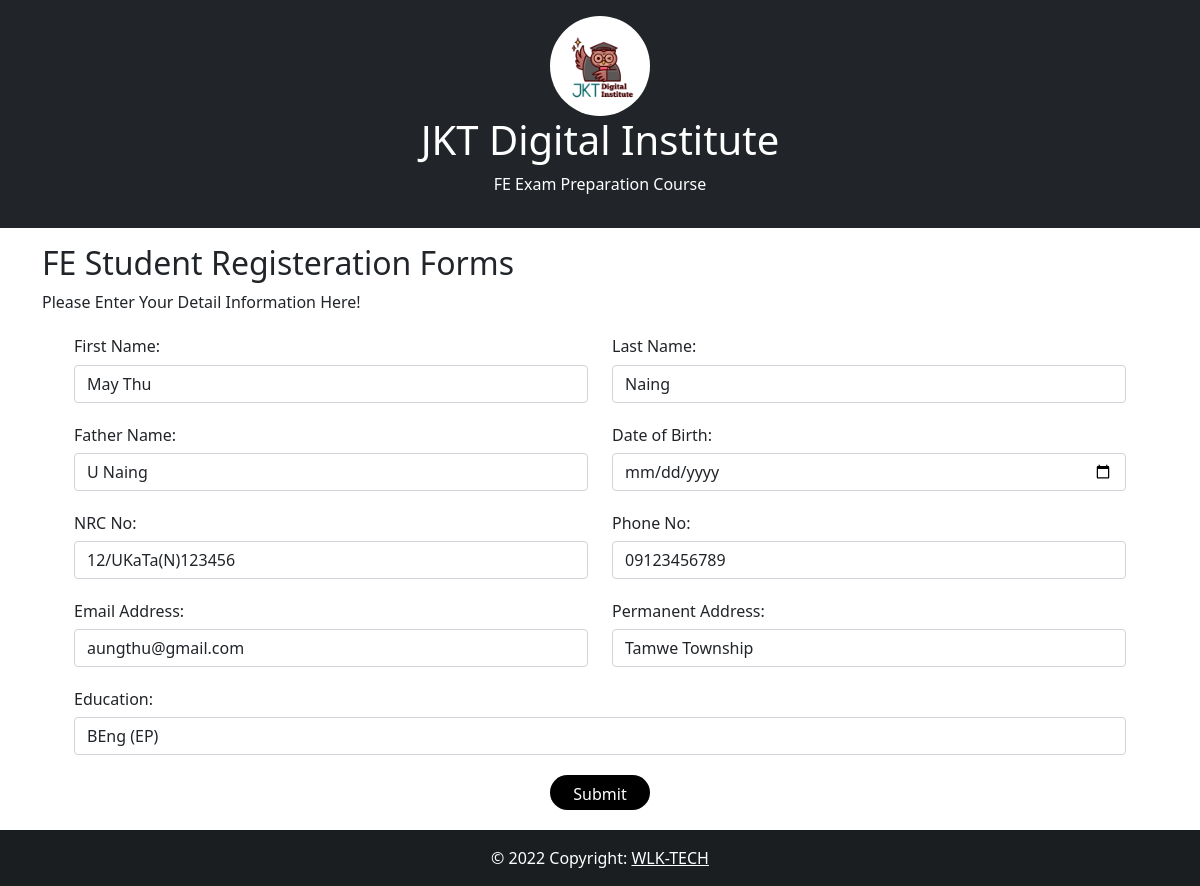
Page /update/4 on the committed database.
### polls/models.py (models this page shows)
class Polls(models.Model):
    firstname = models.CharField(max_length=255)
    lastname =models.CharField(max_length=255)
    fathername = models.CharField(max_length=255)
    dateofbirth = models.CharField(max_length=255)
    nrcno = models.CharField(max_length=255)
    contactno = models.CharField(max_length=255)
    emailAddress=models.CharField(max_length=255)
    pAddress = models.CharField(max_length=255)
    edu = models.CharField(max_length=255)

### polls/views.py (the view)
# urls.py: path('update/<int:id>', views.update, name='update'),
def update(request, id):
  mypoll = Polls.objects.get(id=id)
  template = loader.get_template('update.html')
  context = {
    'mypoll': mypoll,
  }
  return HttpResponse(template.render(context, request))

### polls/templates/update.html (shortened to what this page needs)
<!DOCTYPE html>
<html lang="en">
<head>
    {% load static %}
      <link rel="stylesheet" href="{% static 'bootstrap.min.css'%}">
      <link rel="stylesheet" href="{% static 'bootstrap.bundle.min.js'%}">
      <link rel="stylesheet" href="{% static 'update.css'%}">
</head>
<body>
    <div class="container-fluid p-3 bg-dark text-white text-center">
        <img src="{% static 'logo.jpg'%}" width="100px" alt="">
        <h1>JKT Digital Institute</h1>
        <p>FE Exam Preparation Course</p>
      </div>
      <div class="container mt-3">
        <h2 class="">FE Student Registeration Forms</h2>
        <p>Please Enter Your Detail Information Here!</p>
        <form action="uppdaterecord/{{ mypoll.id }}" method="post">
          <div class="row">
            <div class="col">
              <label for=""><h6>First Name: </h6></label>
              <input type="text" class="form-control" placeholder="Enter First Name:" name="first" value="{{ mypoll.firstname }}">
            </div>
            <div class="col">
              <label for=""><h6>Last Name: </h6></label>
              <input type="text"  class="form-control" placeholder="Enter Last Name:" name="last " value="{{ mypoll.lastname }}">
            </div>
          </div>
          <div class="row">
            <div class="col">
              <label for=""><h6>Father Name: </h6></label>
              <input type="text" class="form-control" placeholder="Enter Father Name:" name="father" value="{{ mypoll.fathername }}">
            </div>
            <div class="col">
              <label for=""><h6>Date of Birth: </h6></label>
              <input type="date" class="form-control" placeholder="Name" name="dob" value="{{ mypoll.dateofbirth }}">
            </div>
          </div>
          <div class="row">
            <div class="col">
              <label for=""><h6>NRC No: </h6></label>
              <input type="text" class="form-control" placeholder="Enter Your NRC No:" name="nrc" value="{{ mypoll.nrcno }}">
            </div>
            <div class="col">
              <label for=""><h6>Phone No: </h6></label>
              <input type="text" class="form-control" placeholder="Enter Your Phone Number: " name="contact" value="{{ mypoll.contactno }}">
            </div>
          </div>
          <div class="row">
            <div class="col">
              <label for=""><h6>Email Address: </h6></label>
              <input type="email" class="form-control" placeholder="Enter Your Email:" name="email" value="{{ mypoll.emailAddress }}">
            </div>
            <div class="col">
              <label for=""><h6>Permanent Address: </h6></label>
              <input type="text" class="form-control" placeholder="Enter Your Address:" name="address" value="{{ mypoll.pAddress }}">
            </div>
          </div>
          <div class="row">
            <div class="col">
              <label for=""><h6>Education: </h6></label>
              <input type="text" class="form-control" placeholder="Enter Your Education Level: " name="edu" value="{{ mypoll.edu }}">
            </div>
          </div>
          <div class="row">
              <input class="btn" type="submit" name="submit" >
          </div>
        </form>
      </div>
      <footer class="bg-dark text-center text-white">
        <div class="text-center p-3" style="background-color: rgba(0, 0, 0, 0.2);">
          © 2022 Copyright:
          <a class="text-white" href="https://wlktech.github.io/">WLK-TECH</a>
        </div>
      </footer>
</body>
</html>

### polls/static/update.css (style rules this page uses)
.row { margin: 20px; }
img { border-radius: 50%; }
.btn { width: 100px; height: 35px; border-radius: 20px; margin: auto; background-color: black; color: #fff; }

### rows in the picture
Polls: first "May Thu", lastname "Naing", father "U Naing", nrc "12/UKaTa(N)123456", contact "09123456789", email "aungthu@gmail.com", address "Tamwe Township", edu "BEng (EP)"
